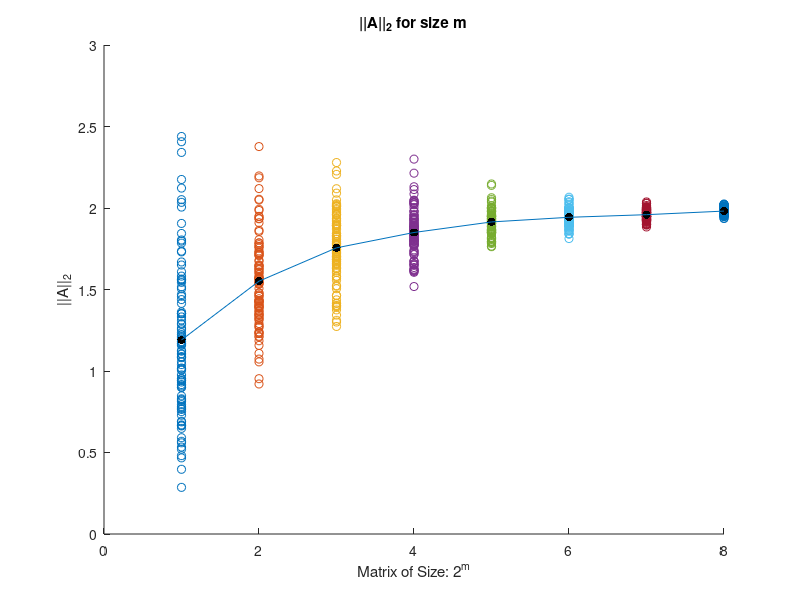

Recreate this plot in MATLAB.
%problem 12_3_b
current_figure = figure;
avg_A_norm= zeros(8, 1);
for jj=1:8
    m = 2.^jj;
    A = randn(m, m, 100)/sqrt(m);
    A_norms = zeros(100, 1);
    for n=1:100
        A_norms(n) = norm(A(:, :, n));
    end
    avg_A_norm(jj) = mean(A_norms);
    x_component = zeros(100, 1) + jj;
    scatter(x_component, A_norms);
    hold on
end
scatter(1:8, avg_A_norm, 'k', 'filled');
plot(1:8, avg_A_norm);
title('||A||_2 for size m')
xlabel('Matrix of Size: 2^m')
ylabel('||A||_2')
axis([0, 8, 0, 3])
filename = 'math543_hw5_problem_12_3_b.png';
saveas(current_figure, filename);